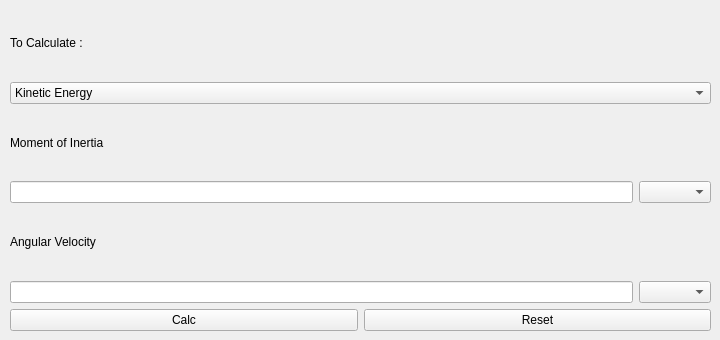
      <widget class="QWidget" name="tab_9">
       <attribute name="title">
        <string>Rotational</string>
       </attribute>
       <widget class="QWidget" name="layoutWidget_5">
        <property name="geometry">
         <rect>
          <x>10</x>
          <y>10</y>
          <width>701</width>
          <height>321</height>
         </rect>
        </property>
        <layout class="QGridLayout" name="gridLayout_16">
         <item row="3" column="0">
          <widget class="QPushButton" name="kineticEnergy_calcRotational">
           <property name="text">
            <string>Calc</string>
           </property>
          </widget>
         </item>
         <item row="3" column="1">
          <widget class="QPushButton" name="kineticEnergy_resetRotational">
           <property name="text">
            <string>Reset</string>
           </property>
          </widget>
         </item>
         <item row="2" column="0" colspan="2">
          <layout class="QGridLayout" name="gridLayout_17">
           <item row="0" column="0">
            <widget class="QLabel" name="kineticEnergy_label2_2">
             <property name="text">
              <string>Angular Velocity</string>
             </property>
            </widget>
           </item>
           <item row="1" column="0">
            <widget class="QLineEdit" name="kineticEnergy_input2_2"/>
           </item>
           <item row="1" column="1">
            <widget class="QComboBox" name="kineticEnergy_unit2_2"/>
           </item>
          </layout>
         </item>
         <item row="1" column="0" colspan="2">
          <layout class="QGridLayout" name="gridLayout_18">
           <item row="0" column="0">
            <widget class="QLabel" name="kineticEnergy_label2_1">
             <property name="text">
              <string>Moment of Inertia</string>
             </property>
            </widget>
           </item>
           <item row="1" column="0">
            <widget class="QLineEdit" name="kineticEnergy_input2_1"/>
           </item>
           <item row="1" column="1">
            <widget class="QComboBox" name="kineticEnergy_unit2_1"/>
           </item>
          </layout>
         </item>
         <item row="0" column="0" colspan="2">
          <layout class="QVBoxLayout" name="verticalLayout_5">
           <item>
            <widget class="QLabel" name="label_10">
             <property name="text">
              <string>To Calculate :</string>
             </property>
            </widget>
           </item>
           <item>
            <widget class="QComboBox" name="kineticEnergy_choiceRotational">
             <item>
              <property name="text">
               <string>Kinetic Energy</string>
              </property>
             </item>
             <item>
              <property name="text">
               <string>Moment of Inertia</string>
              </property>
             </item>
             <item>
              <property name="text">
               <string>Angular Velocity</string>
              </property>
             </item>
            </widget>
           </item>
          </layout>
         </item>
        </layout>
       </widget>
      </widget>
